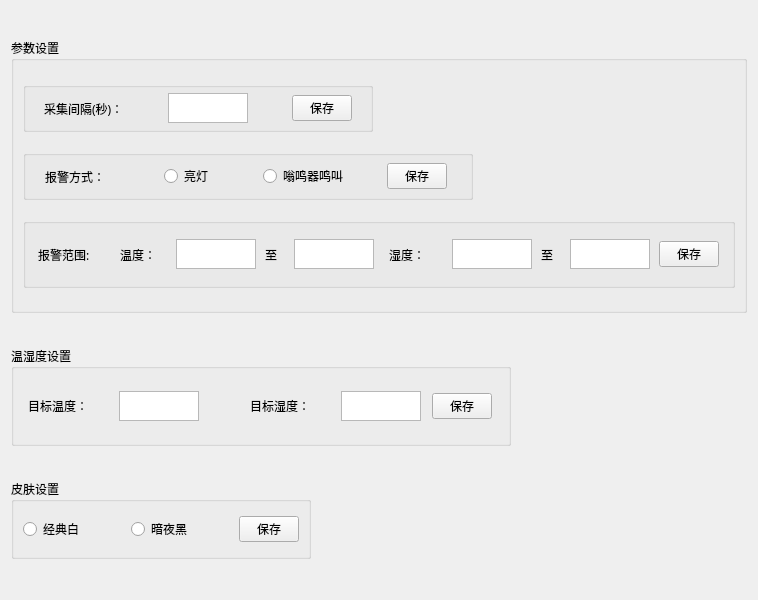
<?xml version="1.0" encoding="UTF-8"?>
<ui version="4.0">
 <class>SettingWindow</class>
 <widget class="QWidget" name="SettingWindow">
  <property name="geometry">
   <rect>
    <x>0</x>
    <y>0</y>
    <width>758</width>
    <height>600</height>
   </rect>
  </property>
  <property name="minimumSize">
   <size>
    <width>550</width>
    <height>600</height>
   </size>
  </property>
  <property name="maximumSize">
   <size>
    <width>800</width>
    <height>700</height>
   </size>
  </property>
  <property name="font">
   <font>
    <family>微软雅黑</family>
   </font>
  </property>
  <property name="windowTitle">
   <string>设置</string>
  </property>
  <property name="styleSheet">
   <string notr="true"/>
  </property>
  <layout class="QVBoxLayout" name="verticalLayout">
   <item>
    <widget class="QGroupBox" name="gb_config">
     <property name="minimumSize">
      <size>
       <width>0</width>
       <height>260</height>
      </size>
     </property>
     <property name="maximumSize">
      <size>
       <width>16777215</width>
       <height>275</height>
      </size>
     </property>
     <property name="font">
      <font>
       <family>微软雅黑</family>
      </font>
     </property>
     <property name="title">
      <string>参数设置</string>
     </property>
     <layout class="QVBoxLayout" name="verticalLayout_2">
      <item>
       <widget class="QGroupBox" name="gb_interval">
        <property name="maximumSize">
         <size>
          <width>350</width>
          <height>50</height>
         </size>
        </property>
        <property name="title">
         <string/>
        </property>
        <layout class="QHBoxLayout" name="horizontalLayout">
         <property name="leftMargin">
          <number>0</number>
         </property>
         <property name="topMargin">
          <number>0</number>
         </property>
         <property name="rightMargin">
          <number>0</number>
         </property>
         <property name="bottomMargin">
          <number>0</number>
         </property>
         <item>
          <widget class="QLabel" name="label">
           <property name="maximumSize">
            <size>
             <width>100</width>
             <height>50</height>
            </size>
           </property>
           <property name="text">
            <string>采集间隔(秒)：</string>
           </property>
          </widget>
         </item>
         <item>
          <widget class="QPlainTextEdit" name="edit_interval">
           <property name="enabled">
            <bool>true</bool>
           </property>
           <property name="maximumSize">
            <size>
             <width>80</width>
             <height>30</height>
            </size>
           </property>
           <property name="font">
            <font>
             <family>微软雅黑</family>
             <pointsize>10</pointsize>
            </font>
           </property>
           <property name="plainText">
            <string/>
           </property>
          </widget>
         </item>
         <item>
          <spacer name="horizontalSpacer">
           <property name="orientation">
            <enum>Qt::Horizontal</enum>
           </property>
           <property name="sizeType">
            <enum>QSizePolicy::Fixed</enum>
           </property>
           <property name="sizeHint" stdset="0">
            <size>
             <width>20</width>
             <height>0</height>
            </size>
           </property>
          </spacer>
         </item>
         <item>
          <widget class="QPushButton" name="btn_interval">
           <property name="maximumSize">
            <size>
             <width>60</width>
             <height>16777215</height>
            </size>
           </property>
           <property name="text">
            <string>保存</string>
           </property>
          </widget>
         </item>
        </layout>
       </widget>
      </item>
      <item>
       <widget class="QGroupBox" name="gb_alarmFunc">
        <property name="maximumSize">
         <size>
          <width>450</width>
          <height>50</height>
         </size>
        </property>
        <property name="title">
         <string/>
        </property>
        <layout class="QHBoxLayout" name="horizontalLayout_2">
         <property name="spacing">
          <number>0</number>
         </property>
         <property name="leftMargin">
          <number>0</number>
         </property>
         <property name="topMargin">
          <number>0</number>
         </property>
         <property name="rightMargin">
          <number>0</number>
         </property>
         <property name="bottomMargin">
          <number>0</number>
         </property>
         <item>
          <widget class="QLabel" name="label_3">
           <property name="maximumSize">
            <size>
             <width>100</width>
             <height>16777215</height>
            </size>
           </property>
           <property name="text">
            <string>报警方式：</string>
           </property>
          </widget>
         </item>
         <item>
          <widget class="QRadioButton" name="rbtn_light">
           <property name="maximumSize">
            <size>
             <width>80</width>
             <height>16777215</height>
            </size>
           </property>
           <property name="text">
            <string>亮灯</string>
           </property>
          </widget>
         </item>
         <item>
          <widget class="QRadioButton" name="rbtn_aow">
           <property name="maximumSize">
            <size>
             <width>105</width>
             <height>16777215</height>
            </size>
           </property>
           <property name="text">
            <string>嗡鸣器鸣叫</string>
           </property>
          </widget>
         </item>
         <item>
          <widget class="QPushButton" name="btn_alarm">
           <property name="maximumSize">
            <size>
             <width>60</width>
             <height>16777215</height>
            </size>
           </property>
           <property name="text">
            <string>保存</string>
           </property>
          </widget>
         </item>
        </layout>
       </widget>
      </item>
      <item>
       <widget class="QGroupBox" name="gb_alarmRange">
        <property name="minimumSize">
         <size>
          <width>0</width>
          <height>70</height>
         </size>
        </property>
        <property name="maximumSize">
         <size>
          <width>16777215</width>
          <height>70</height>
         </size>
        </property>
        <property name="title">
         <string/>
        </property>
        <layout class="QHBoxLayout" name="horizontalLayout_5">
         <item>
          <widget class="QLabel" name="label_2">
           <property name="maximumSize">
            <size>
             <width>70</width>
             <height>50</height>
            </size>
           </property>
           <property name="text">
            <string>报警范围:  </string>
           </property>
          </widget>
         </item>
         <item>
          <widget class="QLabel" name="label_4">
           <property name="maximumSize">
            <size>
             <width>50</width>
             <height>16777215</height>
            </size>
           </property>
           <property name="text">
            <string> 温度：</string>
           </property>
          </widget>
         </item>
         <item>
          <widget class="QPlainTextEdit" name="edit_minTem">
           <property name="maximumSize">
            <size>
             <width>80</width>
             <height>30</height>
            </size>
           </property>
           <property name="font">
            <font>
             <family>微软雅黑</family>
             <pointsize>10</pointsize>
            </font>
           </property>
          </widget>
         </item>
         <item>
          <widget class="QLabel" name="label_5">
           <property name="maximumSize">
            <size>
             <width>20</width>
             <height>16777215</height>
            </size>
           </property>
           <property name="text">
            <string>至</string>
           </property>
          </widget>
         </item>
         <item>
          <widget class="QPlainTextEdit" name="edit_maxTem">
           <property name="maximumSize">
            <size>
             <width>80</width>
             <height>30</height>
            </size>
           </property>
           <property name="font">
            <font>
             <family>微软雅黑</family>
             <pointsize>10</pointsize>
            </font>
           </property>
          </widget>
         </item>
         <item>
          <widget class="QLabel" name="label_6">
           <property name="maximumSize">
            <size>
             <width>60</width>
             <height>16777215</height>
            </size>
           </property>
           <property name="text">
            <string>  湿度：</string>
           </property>
          </widget>
         </item>
         <item>
          <widget class="QPlainTextEdit" name="edit_minHum">
           <property name="maximumSize">
            <size>
             <width>80</width>
             <height>30</height>
            </size>
           </property>
           <property name="font">
            <font>
             <family>微软雅黑</family>
             <pointsize>10</pointsize>
            </font>
           </property>
          </widget>
         </item>
         <item>
          <widget class="QLabel" name="label_7">
           <property name="maximumSize">
            <size>
             <width>20</width>
             <height>16777215</height>
            </size>
           </property>
           <property name="text">
            <string>至</string>
           </property>
          </widget>
         </item>
         <item>
          <widget class="QPlainTextEdit" name="edit_maxHum">
           <property name="maximumSize">
            <size>
             <width>80</width>
             <height>30</height>
            </size>
           </property>
           <property name="font">
            <font>
             <family>微软雅黑</family>
             <pointsize>10</pointsize>
            </font>
           </property>
          </widget>
         </item>
         <item>
          <widget class="QPushButton" name="btn_range">
           <property name="maximumSize">
            <size>
             <width>60</width>
             <height>16777215</height>
            </size>
           </property>
           <property name="text">
            <string>保存</string>
           </property>
          </widget>
         </item>
        </layout>
       </widget>
      </item>
     </layout>
    </widget>
   </item>
   <item>
    <widget class="QGroupBox" name="gb_control">
     <property name="maximumSize">
      <size>
       <width>500</width>
       <height>100</height>
      </size>
     </property>
     <property name="title">
      <string>温湿度设置</string>
     </property>
     <layout class="QHBoxLayout" name="horizontalLayout_4">
      <item>
       <widget class="QLabel" name="label_8">
        <property name="minimumSize">
         <size>
          <width>80</width>
          <height>0</height>
         </size>
        </property>
        <property name="maximumSize">
         <size>
          <width>80</width>
          <height>50</height>
         </size>
        </property>
        <property name="text">
         <string>目标温度：</string>
        </property>
       </widget>
      </item>
      <item>
       <widget class="QPlainTextEdit" name="edit_targetTem">
        <property name="maximumSize">
         <size>
          <width>80</width>
          <height>30</height>
         </size>
        </property>
        <property name="font">
         <font>
          <family>微软雅黑</family>
          <pointsize>10</pointsize>
         </font>
        </property>
       </widget>
      </item>
      <item>
       <spacer name="horizontalSpacer_2">
        <property name="orientation">
         <enum>Qt::Horizontal</enum>
        </property>
        <property name="sizeType">
         <enum>QSizePolicy::Fixed</enum>
        </property>
        <property name="sizeHint" stdset="0">
         <size>
          <width>40</width>
          <height>20</height>
         </size>
        </property>
       </spacer>
      </item>
      <item>
       <widget class="QLabel" name="label_9">
        <property name="minimumSize">
         <size>
          <width>80</width>
          <height>0</height>
         </size>
        </property>
        <property name="maximumSize">
         <size>
          <width>80</width>
          <height>50</height>
         </size>
        </property>
        <property name="text">
         <string>目标湿度：</string>
        </property>
       </widget>
      </item>
      <item>
       <widget class="QPlainTextEdit" name="edit_targetHum">
        <property name="maximumSize">
         <size>
          <width>80</width>
          <height>30</height>
         </size>
        </property>
        <property name="font">
         <font>
          <family>微软雅黑</family>
          <pointsize>10</pointsize>
         </font>
        </property>
       </widget>
      </item>
      <item>
       <widget class="QPushButton" name="btn_target">
        <property name="maximumSize">
         <size>
          <width>60</width>
          <height>16777215</height>
         </size>
        </property>
        <property name="text">
         <string>保存</string>
        </property>
       </widget>
      </item>
     </layout>
    </widget>
   </item>
   <item>
    <widget class="QGroupBox" name="gb_style">
     <property name="maximumSize">
      <size>
       <width>300</width>
       <height>80</height>
      </size>
     </property>
     <property name="title">
      <string>皮肤设置</string>
     </property>
     <layout class="QHBoxLayout" name="horizontalLayout_3">
      <item>
       <widget class="QRadioButton" name="rbtn_white">
        <property name="text">
         <string>经典白</string>
        </property>
       </widget>
      </item>
      <item>
       <widget class="QRadioButton" name="rbtn_black">
        <property name="text">
         <string>暗夜黑</string>
        </property>
       </widget>
      </item>
      <item>
       <widget class="QPushButton" name="btn_skin">
        <property name="maximumSize">
         <size>
          <width>60</width>
          <height>16777215</height>
         </size>
        </property>
        <property name="text">
         <string>保存</string>
        </property>
       </widget>
      </item>
     </layout>
    </widget>
   </item>
  </layout>
 </widget>
 <resources/>
 <connections/>
</ui>
